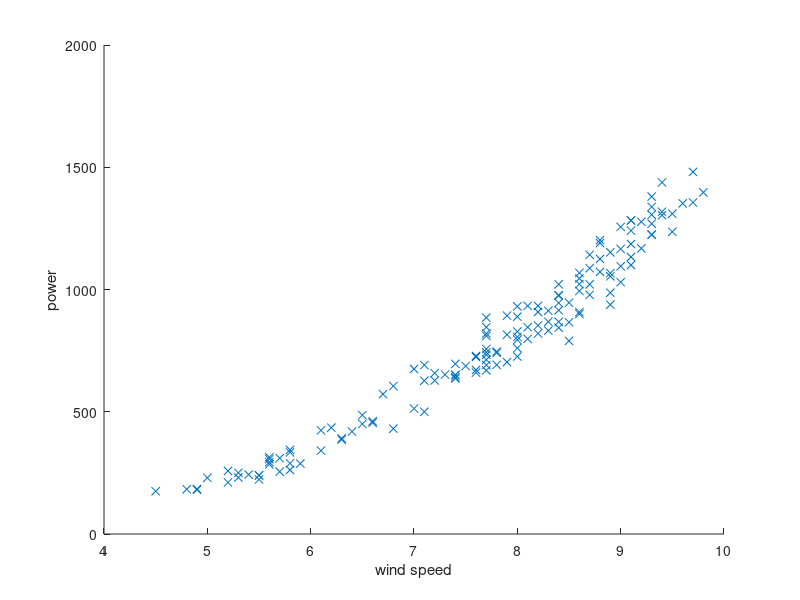

MATLAB code for this plot:
load('power.mat');
load('wind_speed.mat');

hold on;
plot(wind_speed(:), power(:), 'x');
xlabel('wind speed');
ylabel('power');
